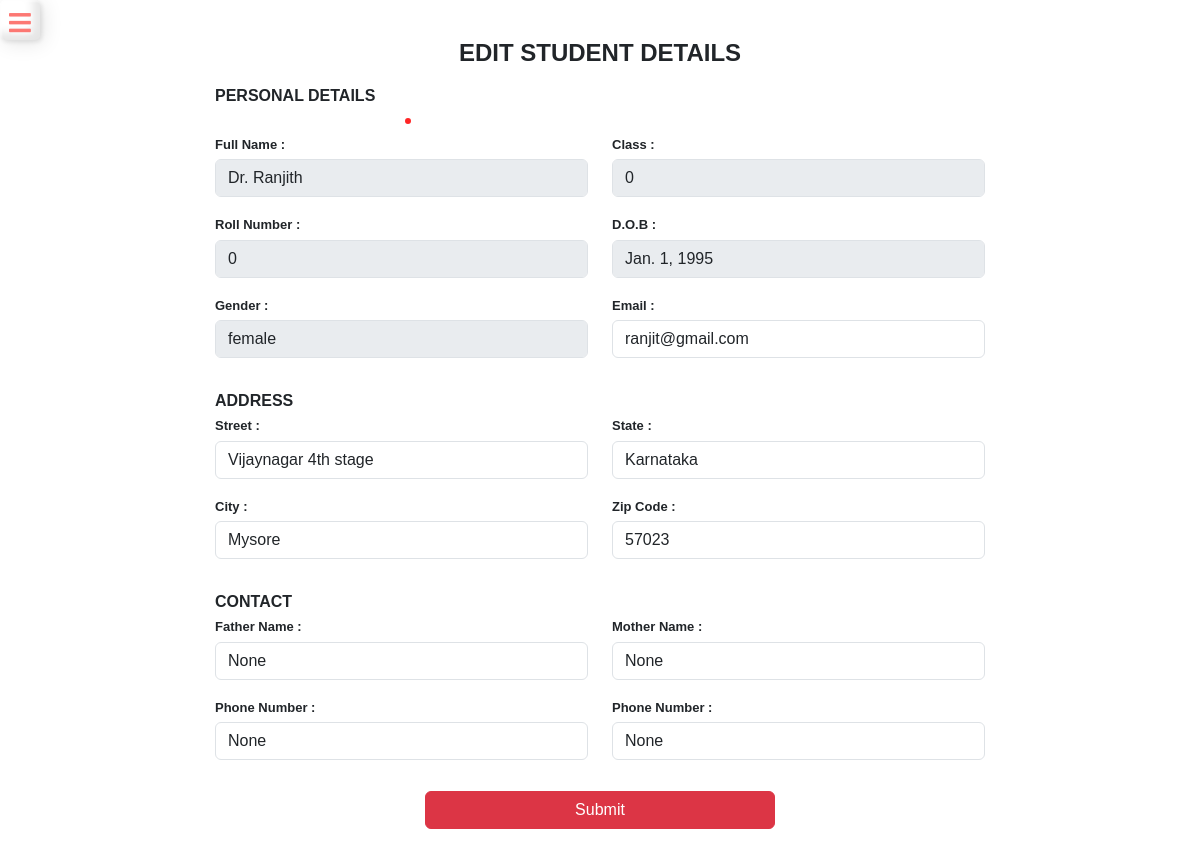
The app's page /edit/profile/14 (signed in), older data.
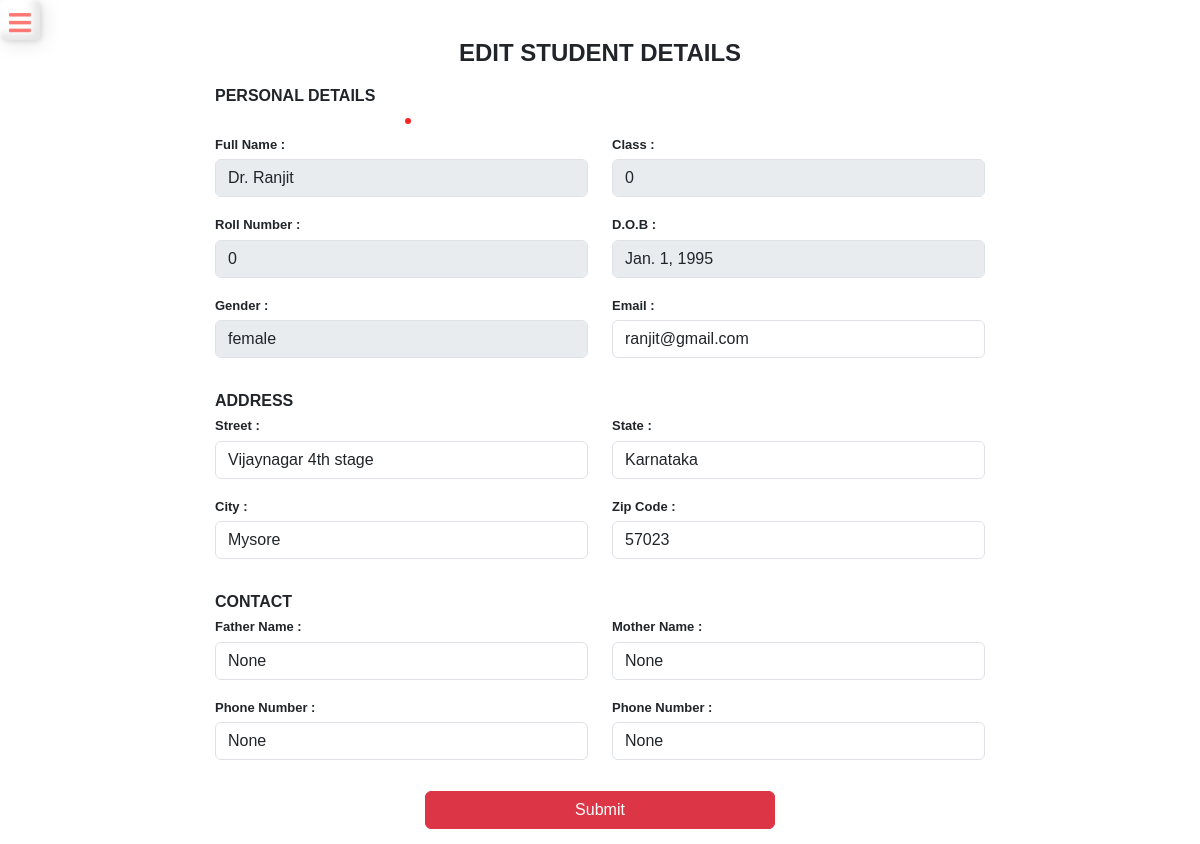
The same page, newer data.
### schoolapp/models.py (models this page shows, shortened)
class StudentDetails(models.Model):
    user_id = models.IntegerField(blank = True, null=True)
    profile_image = models.ImageField(upload_to='media/profile',blank=True,null=True)
    student = models.OneToOneField(User, on_delete=models.CASCADE)
    full_name = models.CharField(max_length=100)
    roll_no = models.CharField(max_length=100)
    stu_class = models.IntegerField()
    date_of_birth = models.DateField( blank=True, null=True)
    gender = models.CharField(max_length=10,blank=True, null=True)
    street = models.CharField(max_length=100, blank=True, null=True )
    city = models.CharField(max_length=50, blank=True, null=True )
    state = models.CharField(max_length=50, blank=True, null=True )
    zip_code = models.CharField(max_length=10, blank=True, null=True )
    phone_number = models.CharField(max_length=15, blank=True, null=True )
    email = models.EmailField(blank=True, null=True )
    father_name = models.CharField(max_length=50, blank=True, null=True )
    father_contact = models.CharField(max_length=15, blank=True, null=True )
    mother_name = models.CharField(max_length=50, blank=True, null=True )
    mother_contact = models.CharField(max_length=15, blank=True, null=True )# Contact Information
    phone_number = models.CharField(max_length=15, blank=True, null=True)
    email = models.EmailField(blank=True, null=True)
    father_name = models.CharField(max_length=50, blank=True, null=True)
    father_contact = models.CharField(max_length=15, blank=True, null=True)
    mother_name = models.CharField(max_length=50, blank=True, null=True)
    mother_contact = models.CharField(max_length=15, blank=True, null=True)

### schoolapp/views.py (the view, shortened to what this page needs)
# urls.py: path("edit/profile/<int:id>",views.edit_student_profile,name="edit-student-profile"),
@login_required(login_url="signin")
def edit_student_profile(request,id):
    user = None
    try:
        user = StudentDetails.objects.get(id=id)
    except:
        return HttpResponse("Error Occured")
    context = {
        'user':user
    }
    return render(request, 'edit-student-details.html',context=context)

### templates/edit-student-details.html (shortened to what the changed rows need)
{% extends "base.html" %}
{% load static %}
{% block body %}
<div class="container-fluid-sm container-md p-0">
    <div class="form-section d-flex flex-column justify-content-center align-items-center">
        <form class="" method="post" action="" enctype="multipart/form-data">
            <div class="row">
                <div class="col-md-6">
                    <label for="fullname" class="form-label">Full Name : </label>
                    <input type="text" name="full-name" id="fullname" class="form-control" value="{{user.full_name}}"
                        disabled>
                    <label for="rollnum" class="form-label">Roll Number : </label>
                    <input type="text" name="rollnum" id="rollnum" class="form-control" value="{{user.roll_no}}"
                        disabled>
                    <label for="gender" class="form-label">Gender : </label>
                    <input type="text" name="gender" id="gender" class="form-control" value="{{user.gender}}" disabled>
                </div>
                <div class="col-md-6">
                    <label for="class" class="form-label">Class : </label>
                    <input type="text" name="class" id="class" class="form-control" value="{{user.stu_class}}" disabled>
                    <label for="dob" class="form-label">D.O.B : </label>
                    <input type="text" name="dob" id="dob" class="form-control" value="{{user.date_of_birth}}" disabled>
                    <label for="stu_email" class="form-label">Email : </label>
                    <input type="email" name="stu_email" id="stu_email" class="form-control" value="{{user.email}}">
                </div>
                <div class="col-md-6">
                    <label for="street" class="form-label">Street : </label>
                    <input type="text" name="street" id="street" class="form-control" value="{{user.street}}">
                    <label for="city" class="form-label">City : </label>
                    <input type="text" name="city" id="city" class="form-control" value="{{user.city}}">
                </div>
                <div class="col-md-6">
                    <label for="state" class="form-label">State : </label>
                    <input type="text" name="state" id="state" class="form-control" value="{{user.state}}">
                    <label for="zip-code" class="form-label">Zip Code : </label>
                    <input type="text" name="zip-code" id="zip-code" class="form-control" value="{{user.zip_code}}">
                </div>
                <div class="col-md-6">
                    <label for="father_name" class="form-label">Father Name : </label>
                    <input type="text" name="father_name" id="father_name" class="form-control"
                        value="{{user.father_name}}">
                    <label for="father_number" class="form-label">Phone Number : </label>
                    <input type="text" name="father_number" id="father_number" class="form-control"
                        value="{{user.father_contact}}">
                </div>
                <div class="col-md-6">
                    <label for="mother_name" class="form-label">Mother Name : </label>
                    <input type="text" name="mother_name" id="mother_name" class="form-control"
                        value="{{user.mother_name}}">
                    <label for="mother_number" class="form-label">Phone Number : </label>
                    <input type="text" name="mother_number" id="mother_number" class="form-control"
                        value="{{user.mother_contact}}">
                </div>
        </form>
    </div>
</div>
{% endblock body %}

Row changes from the older to the newer data that the page shows:
changed StudentDetails "female": full-name "Dr. Ranjith" → "Dr. Ranjit"
